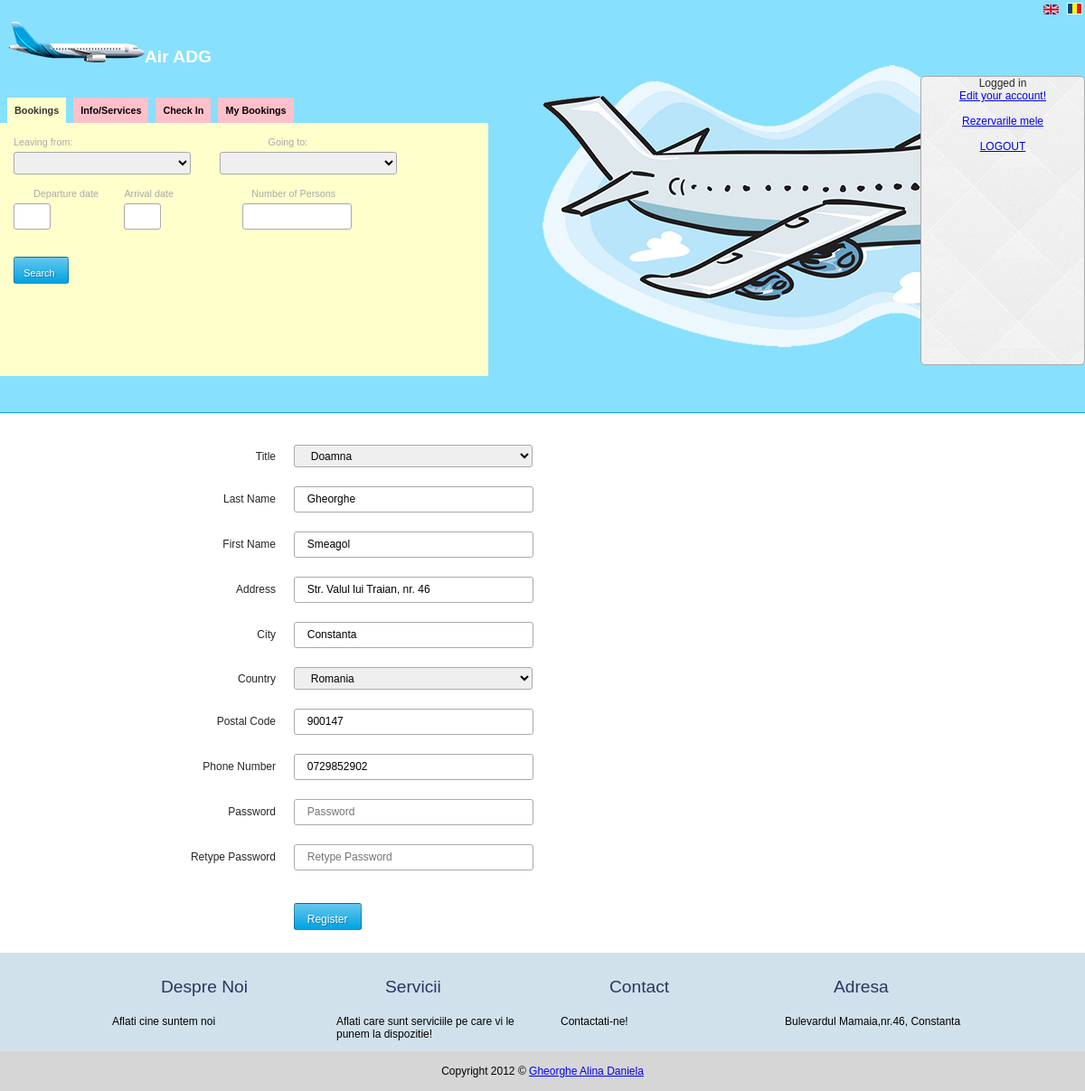
/edit_user.php?lang=en (signed in), run on the app's committed database.
### tables this page shows
CREATE TABLE IF NOT EXISTS `utilizatori` (
  `id_utilizator` bigint(20) NOT NULL AUTO_INCREMENT,
  `id_grup` int(11) NOT NULL,
  `id_titulatura` int(11) NOT NULL,
  `nume_utilizator` varchar(50) NOT NULL,
  `nume` varchar(50) NOT NULL,
  `prenume` varchar(50) NOT NULL,
  `adresa` varchar(100) NOT NULL,
  `oras` varchar(50) NOT NULL,
  `cod_postal` varchar(6) NOT NULL,
  `id_tara` int(11) NOT NULL,
  `email` varchar(100) NOT NULL,
  `telefon` varchar(10) NOT NULL,
  `parola` varchar(255) NOT NULL,
  `data_creare` int(11) NOT NULL,
  `status` int(11) NOT NULL,
  `cod_confirmare` varchar(25) NOT NULL,
  PRIMARY KEY (`id_utilizator`)
);

CREATE TABLE IF NOT EXISTS `titulaturi` (
  `id_titulatura` int(11) NOT NULL AUTO_INCREMENT,
  `titulatura` varchar(25) NOT NULL,
  PRIMARY KEY (`id_titulatura`),
  UNIQUE KEY `titulatura` (`titulatura`)
);

CREATE TABLE IF NOT EXISTS `tari` (
  `id_tara` int(11) NOT NULL AUTO_INCREMENT,
  `tara` varchar(100) NOT NULL,
  PRIMARY KEY (`id_tara`),
  UNIQUE KEY `tara` (`tara`)
);

### languages/lang.en.php (called while the page is built, shortened)
<?php
$lang = array();
$lang['TITLU'] = 'GAD Air Reservation';
$lang['INTRODUCETI_UTILIZATOR'] = 'Enter the username';
$lang['EROARE_NO_USER'] = 'This user does not exist in our database!';
$lang['EROARE_U_P'] = 'The username/password you provided is incorrect. Please try again!';
$lang['EROARE_SUSPENDAT'] = 'This account has been suspended!';
$lang['DATA_ALEASA'] = 'The choosen date: ';
$lang['ALEGE_AVION_JS'] = 'Choose airplane ';
$lang['ALEGE_TIP_AVION_JS'] = 'Choose the airplane type';
$lang['ALEGE_AEROPORT_PLECARE_JS'] = 'Choose the departure airport';
$lang['DATA_PLECARE'] ='Departure Date';
$lang['DATA_SOSIRE'] = 'Arrival Date';
$lang['NUMAR_PERSOANE'] = 'Number of Persons';
$lang['WAY'] = 'One Way';
$lang['NUMAR_CONFIRMARE'] = 'Confirmation Number';
$lang['NUME_REZERVARE'] = 'Last name of the person who made the reservation';
$lang['SEARCH'] = 'Search';
$lang['SEARCH_BOOK'] = 'Find booking';
$lang['SELECT_THE_FLIGHT'] = 'Select flight';
$lang['PASAGERI'] = 'Passengers';
$lang['INFO_CONTACT'] = 'Contact Info';
$lang['REZUMAT'] = 'Summary';
$lang['INFORMATII'] = 'Informations';
$lang['HOW_REZ_ZBOR'] = 'How to book';
$lang['CHECK_IN'] = 'Check In';
$lang['HOW_PAY_ZBOR'] = 'How to pay';
$lang['INFO_ZBOR'] = 'Flight Information';
$lang['DEST_EXIST'] = 'Where we fly';
$lang['COMP_AER'] = 'Airline companies';
$lang['DATE_DESPRE_NOI'] = 'About Us';
$lang['AGENTII'] = 'Travel Agencies';
$lang['CONTACT_US'] = 'Contact Us';
$lang['AUTENTIFICARE_CREARE_CONT'] = 'Authenticate or create an account in order to reserve flight tickets';
$lang['REZERVARE_ZBOR'] = 'Bookings';
$lang['INFORMATII'] = 'Info/Services';
$lang['Check-In'] = 'Check In';
$lang['MY_REZERVARE_ZBOR'] = 'My Bookings';
$lang['PLEACA_DIN'] = 'Leaving from: ';
$lang['MERGE_CATRE'] = 'Going to: ';
$lang['FROM_PLH'] = 'Departure Airport';
$lang['TO_PLH'] = 'Arrival Airport';
$lang['DIALOG_SIGUR'] = 'Are you sure you want to delete the entry?';
$lang['DELETE_'] = 'Delete? ';
$lang['DA'] = 'Yes';
$lang['NU'] = 'No';
$lang['DELOGAT'] = 'You have been logged out. You can login ';
$lang['LOGIN_TITLE'] = 'Your account';
$lang['USERNAME'] = 'Username';
$lang['PAROLA'] = 'Password';
$lang['RECUPERARE_PAROLA'] = 'Forgot your password?';
$lang['INREGISTRARE'] = 'Register';
$lang['LOGARE'] = 'Login';
$lang['FORMULAR_INREGISTRARE'] = 'Registration form';
$lang['NUME'] = 'Last Name';
$lang['PRENUME'] = 'First Name';
$lang['TITULATURA'] = 'Title';
$lang['ADRESA'] = 'Address';
$lang['ORAS'] = 'City';
$lang['TARA'] = 'Country';
$lang['COD_POSTAL'] = 'Postal Code';
?>

### edit_user.php (the view, shortened to what this page needs)
<?php require_once("config.php");?>
<?php
    $s = mysql_query("SELECT * FROM `utilizatori` WHERE `id_utilizator`='".mysql_real_escape_string($_SESSION['id_utilizator'])."' LIMIT 1");
    $r = mysql_fetch_assoc($s);
	$titulatura = $r['id_titulatura'];
    $nume = $r['nume'];
    $prenume = $r['prenume'];
    $adresa = $r['adresa'];
	$oras = $r['oras'];
    $tara = $r['id_tara'];
    $telefon = $r['telefon'];
    $codPostal = $r['cod_postal'];
?>
<?php include_once 'head.php'; ?>
<?php include('header.php'); ?>
	<div class="main_content">
		<div class="wrap">
				<form action="" method="post" name="register_form" id="creare_cont" action="">
 					<table cellpadding="0" cellspacing="0" border="0" class="register_table">
 						<tr>
 							<td class="form-input-name"><?php echo $lang['TITULATURA']; ?></td>
 							<td class="input">
 								<select id="tara" name="titulatura" placeholder="<?php echo $lang['TITULATURA']; ?>"  autocomplete="off">
 									<?php
 										$sql = mysql_query("SELECT * FROM `titulaturi`");
 										while($rand = mysql_fetch_array($sql)) {
 									?>
 									<option value="<?php echo $rand['id_titulatura'];?>"<?php if(isset($titulatura) and $titulatura==$rand['id_titulatura']) echo 'selected'; ?>><?php echo $rand['titulatura'];?></option>
 									<?php
 									}
 									?>
 								</select>
							<br/>
 							</td>
 							<td class=""><span id="titulatura1"></span></td>
 						</tr>
 						<tr>
 							<td class="form-input-name"><?php echo $lang['NUME']; ?></td>
 							<td class="input"><input type="text" id="name" onBlur="validateNume();" name="name" placeholder="<?php echo $lang['NUME_PLH'];?>"; value="<?php if(isset($nume)) echo $nume;?>" autocomplete="off" required="required" /></td>
 							<td class=""><span id="name1"></span></td>
 						</tr>
 						<tr>
 							<td class="form-input-name"><?php echo $lang['PRENUME']; ?></td>
 							<td class="input"><input type="text" id="prenume" onBlur="validatePrenume();" name="prenume" placeholder="<?php echo $lang['PRENUME_PLH']; ?>" value="<?php if(isset($prenume)) echo $prenume;?>"  autocomplete="off" required="required" /></td>
 							<td class=""><span id="prenume1"></span></td>
 						</tr>
 						<tr>
 							<td class="form-input-name"><?php echo $lang['ADRESA']; ?></td>
 							<td class="input"><input type="text" name="adresa" id="adresa" onBlur="validateAdresa()" placeholder="<?php echo $lang['ADRESA_PLH']; ?>" value="<?php if(isset($adresa)) echo $adresa;?>" autocomplete="off" /></td>
 							<td class=""><span id="adresa1"></span></td>
 						</tr>
 						<tr>
 							<td class="form-input-name"><?php echo $lang['ORAS']; ?></td>
 							<td class="input"><input type="text" name="oras"  id="oras" onBlur="validateOras()" placeholder="<?php echo $lang['ORAS_PLH']; ?>" value="<?php if(isset($oras)) echo $oras;?>" autocomplete="off" /></td>
 							<td class=""><span id="oras1"></span></td>
 						</tr>
 						<tr>
							<td class="form-input-name"><?php echo $lang['TARA']; ?></td>
							<td class="input">
								<select id="tara" onChange="slctemp()" onBlur="madeSelection()" name="tara" placeholder="<?php echo $lang['TARA_PLH']; ?>"  autocomplete="off">
									<?php
 									$sql = mysql_query("SELECT * FROM `tari`");
										while($rand = mysql_fetch_array($sql)) {
									?>
									<option value="<?php echo $rand['id_tara'];?>" <?php if(isset($tara) and $tara==$rand['id_tara']) echo 'selected'; ?>><?php echo $rand['tara'];?></option>
									<?php
									}
									?>
								</select>	<br/>
 							<td class=""><span id="tara1"></span></td>
 						</tr>
 						<tr>
 							<td class="form-input-name"><?php echo $lang['COD_POSTAL']; ?></td>
 							<td class="input"><input type="text" name="codPostal" id="codPostal" onBlur="validateCodPostal()" placeholder="<?php echo $lang['COD_POSTAL_PLH']; ?>" value="<?php if(isset($codPostal)) echo $codPostal;?>" autocomplete="off" /></td>
 							<td class=""><span id="codPostal1"></span></td>
 						</tr>
 						<tr>
 							<td class="form-input-name"><?php echo $lang['TELEFON']; ?></td>
 							<td class="input"><input type="tel" id="telefon" name="telefon" onKeyup="isNumeric()" maxlength="10" splaceholder="<?php echo $lang['TELEFON_PLH']; ?>" value="<?php if(isset($telefon)) echo $telefon;?>" autocomplete="off" required="required"/></td>
 							<td class=""><span id="telefon1"></span></td>
 						</tr>
 						<tr>
 							<td class="form-input-name"><?php echo $lang['PAROLA']; ?></td>
 							<td class="input"><input type="password" id="pwd" name="pwd" placeholder="<?php echo $lang['PAROLA_PLH']; ?>" autocomplete="off" value=""  /></td>
 							<td class=""><span id="pwd1"></span></td>
 						</tr>
 						<tr>
 							<td class="form-input-name"><?php echo $lang['RESCRIERE_PAROLA']; ?></td>
 							<td class="input"><input type="password" name="pwd_con" id="pwd_con" placeholder="<?php echo $lang['RESCRIERE_PAROLA_PLH']; ?>" autocomplete="off" value="" /></td>
 							<td class=""><span id="pwdcon1"></span></td>
 						</tr>
 						<tr>
 							<td class="form-input-name"></td>
 							<td><input type="submit" id="edit_user" name="edit_user" value="<?php echo $lang['INREGISTRARE']; ?>" /></td>
 						</tr>
 					</table>
		</div>
	</div>
<?php include('footer.php'); ?>

### css/style.css (style rules this page uses)
html, body, header, footer, section, menu, span, applet, object, iframe, h1, h2, h3, h4, h5, h6, p, blockquote, pre, a, abbr, acronym, address, big, cite, code, del, dfn, em, img, ins, kbd, q, s, samp, small, strike, strong, sub, sup, tt, var, b, u, i, center, dl, dt, dd, ol, ul, li, fieldset, form, label, legend, table, caption, tbody, tfoot, thead, tr, th, td, table, caption, tbody, tfoot, thead, tr, th, td, article, aside, canvas, details, embed, figure, figcaption, footer, header, hgroup, menu, nav, output, ruby, section, summary, time, mark, audio, video { margin: 0; padding: 0; border: 0; font-size: 100%; font: inherit; vertical-align: baseline; }
table { border-collapse: collapse; border-spacing: 0; }
body { font-family: Arial, Helvetica, sans-serif; font-size: 12px; color: #262626; }
.wrap { width: 960px; margin: 0 auto; }
form { width: 80%; float: left; }
form input, form textarea, form select { width: 90%; height: 25px; line-height: 25px; padding-left:5%!important; border: 1px #aaa solid; -webkit-border-radius: 3px; -moz-border-radius: 3px; border-radius: 3px; }
form select { width: 96%!important; }
form select { width: 100%; padding: 0; }
form input[type=submit], .button_like_submit { border: 1px solid rgba(0, 0, 0, 0.3); background: #64c8ef; background: -moz-linear-gradient(top, #64c8ef 0%, #00a2e2 100%); background: -webkit-gradient(linear, left top, left bottombottom, color-stop(0%,#64c8ef), color-stop(100%,#00a2e2)); background: -webkit-linear-gradient(top, #64c8ef 0%,#00a2e2 100%); background: -o-linear-gradient(top, #64c8ef 0%,#00a2e2 100%); background: -ms-linear-gradient(top, #64c8ef 0%,#00a2e2 100%); background: linear-gradient(to bottombottom, #64c8ef 0%,#00a2e2 100%); filter: progid:DXImageTransform.Microsoft.gradient( startColorstr='#64c8ef', endColorstr='#00a2e2',GradientType=0 ); color: #fff; padding: 5px 15px; height: 30px; margin-right: 0; margin-top: 15px; margin-bottom: 15px; border-radius: 3px; text-shadow: 1px 1px 0px rgba(0, 0, 0, 0.3); width: auto; text-decoration: none; }
.form-input-name { width: 50%; text-align: right; }
.register_table tr td { padding: 10px; border-top: 1px solid #fff; }
.register_table tr:last-child td { padding: 10px; border-bottom: none; border-top: 1px solid #fff; }
@media only screen and (max-width: 959px), screen and (max-device-width: 959px) { .wrap { width:100%; } }

### data on the page
utilizatori: titulatura "Doamna", name "Gheorghe", prenume "Smeagol", adresa "Str. Valul lui Traian, nr. 46", oras "Constanta", tara "Romania", codPostal "900147", telefon "0729852902"

### other printed values
$lang['REZERVARE_ZBOR'] "Bookings"
$lang['INFORMATII'] "Info/Services"
$lang['Check-In'] "Check In"
$lang['MY_REZERVARE_ZBOR'] "My Bookings"
$lang['PLEACA_DIN'] "Leaving from:"
$lang['MERGE_CATRE'] "Going to:"
$lang['DATA_PLECARE'] "Departure date"
$lang['DATA_SOSIRE'] "Arrival date"
$lang['NUMAR_PERSOANE'] "Number of Persons"
$lang['LOGAT'] "Logged in"
$lang['MODIFY_USER'] "Edit your account!"
$lang['TITULATURA'] "Title"
$lang['NUME'] "Last Name"
$lang['PRENUME'] "First Name"
$lang['ADRESA'] "Address"
